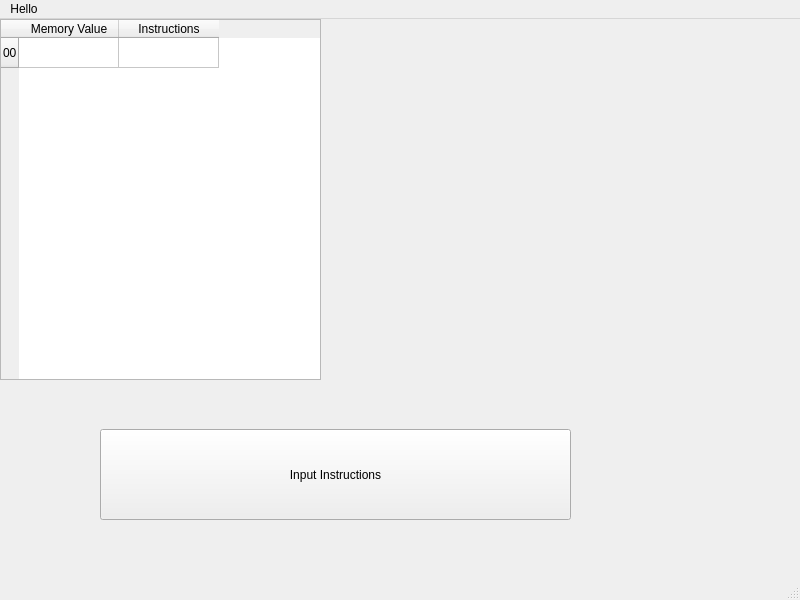
<?xml version="1.0" encoding="UTF-8"?>
<ui version="4.0">
 <class>MainWindow</class>
 <widget class="QMainWindow" name="MainWindow">
  <property name="geometry">
   <rect>
    <x>0</x>
    <y>0</y>
    <width>800</width>
    <height>600</height>
   </rect>
  </property>
  <property name="windowTitle">
   <string>MainWindow</string>
  </property>
  <widget class="QWidget" name="centralwidget">
   <widget class="QTableWidget" name="mainMemoryUI">
    <property name="geometry">
     <rect>
      <x>0</x>
      <y>0</y>
      <width>321</width>
      <height>361</height>
     </rect>
    </property>
    <row>
     <property name="text">
      <string>00</string>
     </property>
    </row>
    <column>
     <property name="text">
      <string>Memory Value</string>
     </property>
    </column>
    <column>
     <property name="text">
      <string>Instructions</string>
     </property>
    </column>
   </widget>
   <widget class="QPushButton" name="inputIn">
    <property name="geometry">
     <rect>
      <x>100</x>
      <y>410</y>
      <width>471</width>
      <height>91</height>
     </rect>
    </property>
    <property name="text">
     <string>Input Instructions</string>
    </property>
    <property name="checkable">
     <bool>false</bool>
    </property>
   </widget>
  </widget>
  <widget class="QMenuBar" name="menubar">
   <property name="geometry">
    <rect>
     <x>0</x>
     <y>0</y>
     <width>800</width>
     <height>21</height>
    </rect>
   </property>
   <widget class="QMenu" name="menuHello">
    <property name="title">
     <string>Hello</string>
    </property>
   </widget>
   <addaction name="menuHello"/>
  </widget>
  <widget class="QStatusBar" name="statusbar"/>
 </widget>
 <resources/>
 <connections/>
</ui>
